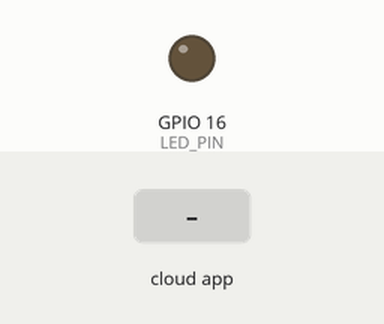
Recording of a sketch running on a simulated ESP32. On the bench: output pins drawn as LEDs (lit = HIGH). The inputs (shaded band) are chosen by the test bench.

Above: at 1.2 s.
1.3 s: the phone or cloud app sets led to 1
At 2.3 s:
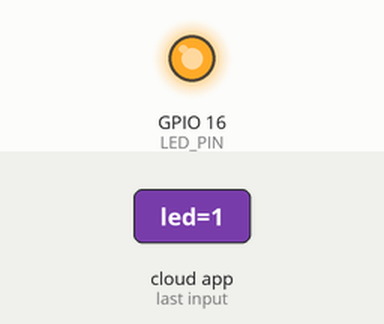
2.8 s: the phone or cloud app sets led to 0
At 3.4 s:
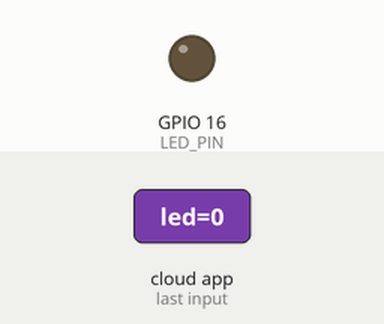
Timing chart, 0 to 5.8 s (numbered marks = the images above; inputs shaded):
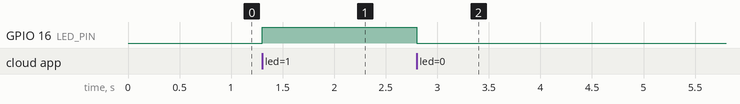

The sketch:

ESP32_thinger_T1.ino
```cpp
#include <WiFi.h>
#include <ThingerESP32.h>

#define USERNAME "ESP32"
#define DEVICE_ID "ESP32"
#define DEVICE_CREDENTIAL "luckyhegde"

#define SSID "lucky"
#define SSID_PASSWORD "laxmish53"

// define your board pin here
#define LED_PIN 16

ThingerESP32 thing(USERNAME, DEVICE_ID, DEVICE_CREDENTIAL);

void setup() {
  Serial.begin(115200);
  pinMode(LED_PIN, OUTPUT);

  thing.add_wifi(SSID, SSID_PASSWORD);

  // digital pin control example (i.e. turning on/off a light, a relay, configuring a parameter, etc)
  thing["led"] << digitalPin(LED_PIN);

  // resource output example (i.e. reading a sensor value)
  thing["millis"] >> outputValue(millis());

  // more details at http://docs.thinger.io/arduino/
}

void loop() {
  thing.handle();
}
```

Measured:
- after the input at 1.3 s, GPIO 16 (LED_PIN): LOW → HIGH at once
- after the input at 2.8 s, GPIO 16 (LED_PIN): HIGH → LOW at once
